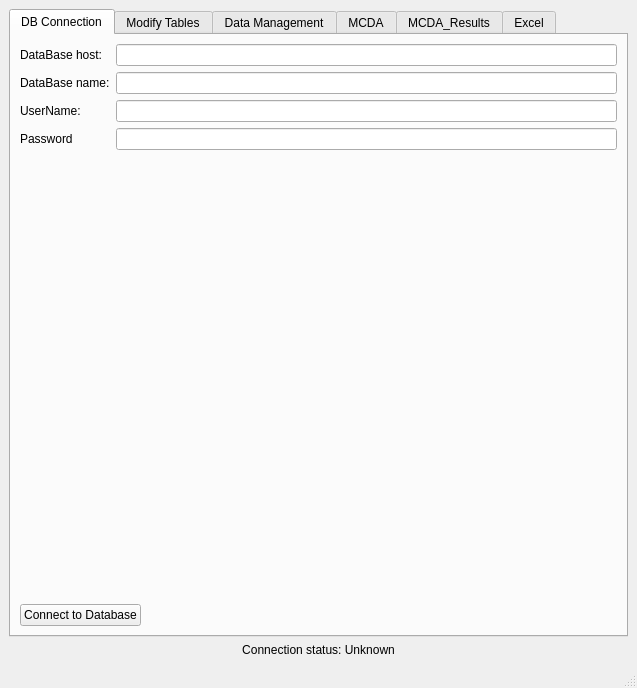
<?xml version="1.0" encoding="UTF-8"?>
<ui version="4.0">
 <class>MainWindow</class>
 <widget class="QMainWindow" name="MainWindow">
  <property name="geometry">
   <rect>
    <x>0</x>
    <y>0</y>
    <width>637</width>
    <height>688</height>
   </rect>
  </property>
  <property name="windowTitle">
   <string>Ekonometria GUI</string>
  </property>
  <widget class="QWidget" name="centralwidget">
   <layout class="QVBoxLayout" name="verticalLayout">
    <property name="sizeConstraint">
     <enum>QLayout::SetDefaultConstraint</enum>
    </property>
    <item>
     <widget class="QTabWidget" name="tabWidget">
      <property name="currentIndex">
       <number>0</number>
      </property>
      <widget class="QWidget" name="tab">
       <attribute name="title">
        <string>DB Connection</string>
       </attribute>
       <layout class="QVBoxLayout" name="verticalLayout_3">
        <item>
         <layout class="QFormLayout" name="formLayout">
          <property name="fieldGrowthPolicy">
           <enum>QFormLayout::AllNonFixedFieldsGrow</enum>
          </property>
          <item row="0" column="0">
           <widget class="QLabel" name="a">
            <property name="text">
             <string>DataBase host:</string>
            </property>
           </widget>
          </item>
          <item row="0" column="1">
           <widget class="QLineEdit" name="dbHost"/>
          </item>
          <item row="1" column="0">
           <widget class="QLabel" name="aaLabel">
            <property name="text">
             <string>DataBase name:</string>
            </property>
           </widget>
          </item>
          <item row="1" column="1">
           <widget class="QLineEdit" name="dbName"/>
          </item>
          <item row="2" column="0">
           <widget class="QLabel" name="aaaLabel">
            <property name="text">
             <string>UserName:</string>
            </property>
           </widget>
          </item>
          <item row="2" column="1">
           <widget class="QLineEdit" name="dbUserName"/>
          </item>
          <item row="3" column="0">
           <widget class="QLabel" name="aaaaLabel">
            <property name="text">
             <string>Password</string>
            </property>
           </widget>
          </item>
          <item row="3" column="1">
           <widget class="QLineEdit" name="dbPassword">
            <property name="echoMode">
             <enum>QLineEdit::Password</enum>
            </property>
           </widget>
          </item>
         </layout>
        </item>
        <item>
         <widget class="QPushButton" name="pushButton">
          <property name="sizePolicy">
           <sizepolicy hsizetype="Maximum" vsizetype="Fixed">
            <horstretch>0</horstretch>
            <verstretch>0</verstretch>
           </sizepolicy>
          </property>
          <property name="text">
           <string>Connect to Database</string>
          </property>
         </widget>
        </item>
       </layout>
      </widget>
      <widget class="QWidget" name="tab_3">
       <attribute name="title">
        <string>Modify Tables</string>
       </attribute>
       <layout class="QHBoxLayout" name="horizontalLayout">
        <item>
         <widget class="QTabWidget" name="tabWidget_2">
          <property name="currentIndex">
           <number>0</number>
          </property>
          <property name="movable">
           <bool>false</bool>
          </property>
          <widget class="QWidget" name="tab_4">
           <attribute name="title">
            <string>View Tables</string>
           </attribute>
           <layout class="QVBoxLayout" name="verticalLayout_2">
            <item>
             <widget class="QComboBox" name="tableListComboBox">
              <property name="sizePolicy">
               <sizepolicy hsizetype="Expanding" vsizetype="Fixed">
                <horstretch>0</horstretch>
                <verstretch>0</verstretch>
               </sizepolicy>
              </property>
              <property name="maximumSize">
               <size>
                <width>100</width>
                <height>16777215</height>
               </size>
              </property>
             </widget>
            </item>
            <item>
             <widget class="QPushButton" name="generateTables">
              <property name="sizePolicy">
               <sizepolicy hsizetype="Preferred" vsizetype="Fixed">
                <horstretch>0</horstretch>
                <verstretch>0</verstretch>
               </sizepolicy>
              </property>
              <property name="maximumSize">
               <size>
                <width>130</width>
                <height>16777215</height>
               </size>
              </property>
              <property name="text">
               <string>Generate Tables</string>
              </property>
             </widget>
            </item>
            <item>
             <widget class="QTableView" name="tableView">
              <property name="editTriggers">
               <set>QAbstractItemView::NoEditTriggers</set>
              </property>
             </widget>
            </item>
            <item>
             <widget class="QPushButton" name="dropTableButton">
              <property name="sizePolicy">
               <sizepolicy hsizetype="Expanding" vsizetype="Fixed">
                <horstretch>0</horstretch>
                <verstretch>0</verstretch>
               </sizepolicy>
              </property>
              <property name="maximumSize">
               <size>
                <width>150</width>
                <height>16777215</height>
               </size>
              </property>
              <property name="text">
               <string>Drop this table</string>
              </property>
             </widget>
            </item>
           </layout>
          </widget>
          <widget class="QWidget" name="createTableTab">
           <attribute name="title">
            <string>Create New Table</string>
           </attribute>
          </widget>
          <widget class="QWidget" name="modifyTableTab">
           <attribute name="title">
            <string>modify Table</string>
           </attribute>
           <layout class="QHBoxLayout" name="horizontalLayout_7">
            <item>
             <layout class="QVBoxLayout" name="verticalLayout_7">
              <property name="spacing">
               <number>60</number>
              </property>
              <property name="bottomMargin">
               <number>30</number>
              </property>
              <item>
               <layout class="QHBoxLayout" name="horizontalLayout_2">
                <property name="spacing">
                 <number>60</number>
                </property>
                <property name="rightMargin">
                 <number>0</number>
                </property>
                <item>
                 <layout class="QVBoxLayout" name="verticalLayout_4">
                  <property name="spacing">
                   <number>0</number>
                  </property>
                  <property name="bottomMargin">
                   <number>0</number>
                  </property>
                  <item>
                   <widget class="QLabel" name="label">
                    <property name="text">
                     <string>Select table to modify:</string>
                    </property>
                   </widget>
                  </item>
                  <item>
                   <widget class="QComboBox" name="tableListComboBox2"/>
                  </item>
                 </layout>
                </item>
                <item>
                 <layout class="QVBoxLayout" name="verticalLayout_5">
                  <property name="spacing">
                   <number>0</number>
                  </property>
                  <property name="bottomMargin">
                   <number>0</number>
                  </property>
                  <item>
                   <widget class="QLabel" name="label_2">
                    <property name="text">
                     <string>Select Action:</string>
                    </property>
                   </widget>
                  </item>
                  <item>
                   <widget class="QComboBox" name="actionBox"/>
                  </item>
                 </layout>
                </item>
               </layout>
              </item>
              <item>
               <layout class="QHBoxLayout" name="horizontalLayout_3">
                <property name="spacing">
                 <number>60</number>
                </property>
                <property name="rightMargin">
                 <number>0</number>
                </property>
                <item>
                 <layout class="QVBoxLayout" name="verticalLayout_6" stretch="0,0">
                  <property name="spacing">
                   <number>0</number>
                  </property>
                  <item>
                   <widget class="QLabel" name="label_3">
                    <property name="text">
                     <string>Column Name:</string>
                    </property>
                   </widget>
                  </item>
                  <item>
                   <widget class="QLineEdit" name="columnName">
                    <property name="enabled">
                     <bool>false</bool>
                    </property>
                    <property name="sizePolicy">
                     <sizepolicy hsizetype="Preferred" vsizetype="Fixed">
                      <horstretch>0</horstretch>
                      <verstretch>0</verstretch>
                     </sizepolicy>
                    </property>
                   </widget>
                  </item>
                 </layout>
                </item>
                <item>
                 <layout class="QVBoxLayout" name="verticalLayout_8">
                  <property name="spacing">
                   <number>0</number>
                  </property>
                  <item>
                   <widget class="QLabel" name="label_4">
                    <property name="text">
                     <string>Column Type:</string>
                    </property>
                   </widget>
                  </item>
                 </layout>
                </item>
               </layout>
              </item>
              <item>
               <layout class="QHBoxLayout" name="horizontalLayout_4">
                <property name="spacing">
                 <number>60</number>
                </property>
                <property name="rightMargin">
                 <number>0</number>
                </property>
                <item>
                 <layout class="QVBoxLayout" name="verticalLayout_10">
                  <property name="spacing">
                   <number>0</number>
                  </property>
                  <item>
                   <widget class="QLabel" name="label_5">
                    <property name="text">
                     <string>Select Column to modify:</string>
                    </property>
                   </widget>
                  </item>
                  <item>
                   <widget class="QComboBox" name="column1">
                    <property name="enabled">
                     <bool>false</bool>
                    </property>
                   </widget>
                  </item>
                 </layout>
                </item>
                <item>
                 <layout class="QVBoxLayout" name="verticalLayout_9">
                  <property name="spacing">
                   <number>0</number>
                  </property>
                  <item>
                   <widget class="QLabel" name="label_6">
                    <property name="text">
                     <string>Insert new column name(leave empty to delete)</string>
                    </property>
                   </widget>
                  </item>
                  <item>
                   <widget class="QLineEdit" name="columnName2">
                    <property name="enabled">
                     <bool>false</bool>
                    </property>
                    <property name="sizePolicy">
                     <sizepolicy hsizetype="Preferred" vsizetype="Fixed">
                      <horstretch>0</horstretch>
                      <verstretch>0</verstretch>
                     </sizepolicy>
                    </property>
                   </widget>
                  </item>
                  <item>
                   <widget class="QLabel" name="label_8">
                    <property name="text">
                     <string>Select new type</string>
                    </property>
                   </widget>
                  </item>
                 </layout>
                </item>
               </layout>
              </item>
              <item>
               <widget class="QPushButton" name="modifyTable">
                <property name="text">
                 <string>Commit change</string>
                </property>
               </widget>
              </item>
             </layout>
            </item>
           </layout>
          </widget>
         </widget>
        </item>
       </layout>
      </widget>
      <widget class="QWidget" name="tab_2">
       <attribute name="title">
        <string>Data Management</string>
       </attribute>
       <layout class="QVBoxLayout" name="verticalLayout_11">
        <item>
         <widget class="QLabel" name="label_7">
          <property name="text">
           <string>Select table</string>
          </property>
         </widget>
        </item>
        <item>
         <layout class="QHBoxLayout" name="horizontalLayout_6">
          <property name="spacing">
           <number>150</number>
          </property>
          <property name="rightMargin">
           <number>40</number>
          </property>
          <property name="bottomMargin">
           <number>0</number>
          </property>
          <item>
           <widget class="QComboBox" name="tableComboBox">
            <property name="maximumSize">
             <size>
              <width>200</width>
              <height>16777215</height>
             </size>
            </property>
           </widget>
          </item>
          <item>
           <layout class="QHBoxLayout" name="horizontalLayout_8">
            <property name="spacing">
             <number>10</number>
            </property>
            <property name="leftMargin">
             <number>0</number>
            </property>
            <item>
             <widget class="QPushButton" name="addRow">
              <property name="maximumSize">
               <size>
                <width>100</width>
                <height>16777215</height>
               </size>
              </property>
              <property name="text">
               <string>Add new Row</string>
              </property>
             </widget>
            </item>
            <item>
             <widget class="QPushButton" name="commitButton">
              <property name="maximumSize">
               <size>
                <width>100</width>
                <height>16777215</height>
               </size>
              </property>
              <property name="text">
               <string>Commit Row</string>
              </property>
             </widget>
            </item>
            <item>
             <widget class="QPushButton" name="deleteButton">
              <property name="maximumSize">
               <size>
                <width>100</width>
                <height>16777215</height>
               </size>
              </property>
              <property name="text">
               <string>Delete Row</string>
              </property>
             </widget>
            </item>
           </layout>
          </item>
         </layout>
        </item>
        <item>
         <widget class="QTableView" name="tableView2"/>
        </item>
        <item>
         <widget class="QPushButton" name="exportButton">
          <property name="maximumSize">
           <size>
            <width>150</width>
            <height>16777215</height>
           </size>
          </property>
          <property name="text">
           <string>Export to excel</string>
          </property>
         </widget>
        </item>
       </layout>
      </widget>
      <widget class="QWidget" name="MCDATab">
       <attribute name="title">
        <string>MCDA</string>
       </attribute>
      </widget>
      <widget class="QWidget" name="tab_6">
       <attribute name="title">
        <string>MCDA_Results</string>
       </attribute>
       <layout class="QVBoxLayout" name="verticalLayout_13">
        <item>
         <widget class="QTableWidget" name="MCDAResults"/>
        </item>
       </layout>
      </widget>
      <widget class="QWidget" name="tab_5">
       <property name="enabled">
        <bool>true</bool>
       </property>
       <property name="sizePolicy">
        <sizepolicy hsizetype="Preferred" vsizetype="Preferred">
         <horstretch>0</horstretch>
         <verstretch>0</verstretch>
        </sizepolicy>
       </property>
       <property name="maximumSize">
        <size>
         <width>16777215</width>
         <height>763</height>
        </size>
       </property>
       <attribute name="title">
        <string>Excel</string>
       </attribute>
       <layout class="QVBoxLayout" name="verticalLayout_14">
        <item>
         <layout class="QVBoxLayout" name="verticalLayout_12">
          <property name="spacing">
           <number>100</number>
          </property>
          <property name="sizeConstraint">
           <enum>QLayout::SetMaximumSize</enum>
          </property>
          <property name="bottomMargin">
           <number>200</number>
          </property>
          <item>
           <layout class="QVBoxLayout" name="verticalLayout_15">
            <property name="rightMargin">
             <number>0</number>
            </property>
            <property name="bottomMargin">
             <number>30</number>
            </property>
            <item>
             <layout class="QHBoxLayout" name="horizontalLayout_11">
              <item>
               <widget class="QLineEdit" name="filePath">
                <property name="maximumSize">
                 <size>
                  <width>300</width>
                  <height>16777215</height>
                 </size>
                </property>
               </widget>
              </item>
              <item>
               <widget class="QPushButton" name="fileButton">
                <property name="maximumSize">
                 <size>
                  <width>130</width>
                  <height>16777215</height>
                 </size>
                </property>
                <property name="text">
                 <string>Choose Excel File</string>
                </property>
               </widget>
              </item>
             </layout>
            </item>
            <item>
             <layout class="QHBoxLayout" name="horizontalLayout_12">
              <item>
               <widget class="QLabel" name="label_10">
                <property name="maximumSize">
                 <size>
                  <width>150</width>
                  <height>16777215</height>
                 </size>
                </property>
                <property name="text">
                 <string>Select Sheet:</string>
                </property>
                <property name="alignment">
                 <set>Qt::AlignCenter</set>
                </property>
               </widget>
              </item>
              <item>
               <widget class="QComboBox" name="sheetList">
                <property name="maximumSize">
                 <size>
                  <width>200</width>
                  <height>16777215</height>
                 </size>
                </property>
               </widget>
              </item>
             </layout>
            </item>
           </layout>
          </item>
          <item alignment="Qt::AlignLeft|Qt::AlignBottom">
           <widget class="QPushButton" name="importDataButton">
            <property name="maximumSize">
             <size>
              <width>150</width>
              <height>16777215</height>
             </size>
            </property>
            <property name="text">
             <string>Import Data</string>
            </property>
           </widget>
          </item>
         </layout>
        </item>
       </layout>
      </widget>
     </widget>
    </item>
    <item>
     <widget class="QLabel" name="connectionStatusInfo">
      <property name="text">
       <string>Connection status: Unknown</string>
      </property>
      <property name="alignment">
       <set>Qt::AlignCenter</set>
      </property>
     </widget>
    </item>
   </layout>
  </widget>
  <widget class="QMenuBar" name="menubar">
   <property name="geometry">
    <rect>
     <x>0</x>
     <y>0</y>
     <width>637</width>
     <height>25</height>
    </rect>
   </property>
  </widget>
  <widget class="QStatusBar" name="statusbar"/>
 </widget>
 <resources/>
 <connections/>
</ui>
